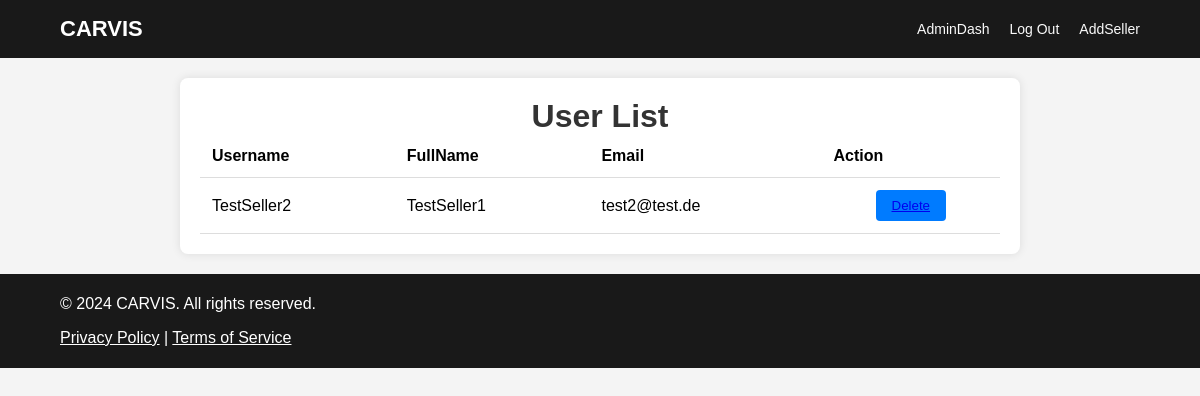
The app's page /admindashboard (signed in) with its own data.
### app.py (models this page shows)
class User(db.Model):
    user_id = db.Column(db.Integer, primary_key=True)
    username = db.Column(db.String(50), unique=True, nullable=False)
    password = db.Column(db.String(100), nullable=False)
    user_level = db.Column(db.Enum(UserLevels), nullable=False)
    personal_info = db.relationship('PersonalInformation', backref='user', uselist=False)

class PersonalInformation(db.Model):
    user_id = db.Column(db.Integer, db.ForeignKey('user.user_id', ondelete='CASCADE'), primary_key=True)
    full_name = db.Column(db.String(100))
    email = db.Column(db.String(100))
    phone_number = db.Column(db.String(20))
    address = db.Column(db.Text)

### app.py (the view)
@app.route('/admindashboard')
def show_admin_dashboard_form():
    if 'username' in session:
        current_user = User.query.filter_by(username=session["username"]).first()
        if current_user.user_level.name == "SUPERADMIN":
            user_list = []
            users = User.query.all()
            for user in users:
                user_info = PersonalInformation.query.filter_by(user_id=user.user_id).first()
                if user.user_level.name == "SALESPERSON":
                    user_list.append({"username" : user.username ,"email" : user_info.email, "fullname" : user_info.full_name})
            if len(user_list) > 0:
                return render_template('admin_dashboard2.html', user_name=current_user.username, users=user_list) #Just testing
            else:
                return render_template('admin_dashboard2.html', user_name=current_user.username, users=user_list, no_users=True)
        else:
            return render_template("forbidden.html"), 403
    return render_template('login.html')

### templates/admin_dashboard2.html (shortened to what this page needs)
<!DOCTYPE html>
<html lang="en">
<head>
</head>
        {% extends "navbaradmin.html" %}
        {% block content %}
<body>
    <div class="container">
        <h1>User List</h1>
         {% if no_users %}
        <p class="center">No users</p>
        {% else %}
        <table>
            <thead>
                <tr>
                    <th>Username</th>
                    <th>FullName</th>
                    <th>Email</th>
                    <th>Action</th>
                </tr>
            </thead>
            <tbody>
                {% for user in users %}
                <tr>
                    <td>{{ user.username }}</td>
                    <td>{{ user.fullname }}</td>
                    <td>{{ user.email }}</td>
                    <td class="button-container">
                        <button><a href="/deleteuser/{{ user.username }}">Delete</a></button>
                    </td>
                </tr>
                {% endfor %}
            </tbody>
        </table>
        {% endif %}
    </div>
</body>
{% endblock %}

### static/css/navbar.css (style rules this page uses)
body, h1, h2, ul { margin: 0; padding: 0; font-family: 'Arial', sans-serif; }
html { min-height: 100%; }
body { min-height: 100vh; margin: 0; }

### templates/admin_dashboard2.html (style rules this page uses)
body { font-family: Arial, sans-serif; margin: 0; padding: 0; background-color: #f4f4f4; }
.container { max-width: 800px; margin: 20px auto; padding: 20px; background-color: #fff; border-radius: 8px; box-shadow: 0 0 10px rgba(0,0,0,0.1); }
h1 { margin-top: 0; font-size: 32px; color: #333; text-align: center; }
table { width: 100%; border-collapse: collapse; }
th, td { padding: 12px; text-align: left; border-bottom: 1px solid #ddd; }
.button-container { text-align: center; }
button { padding: 8px 16px; background-color: #007bff; color: #fff; border: none; border-radius: 4px; cursor: pointer; transition: background-color 0.3s ease; }

### records on screen
User: username "TestSeller2"
PersonalInformation: fullname "TestSeller1", email "test2@test.de"
